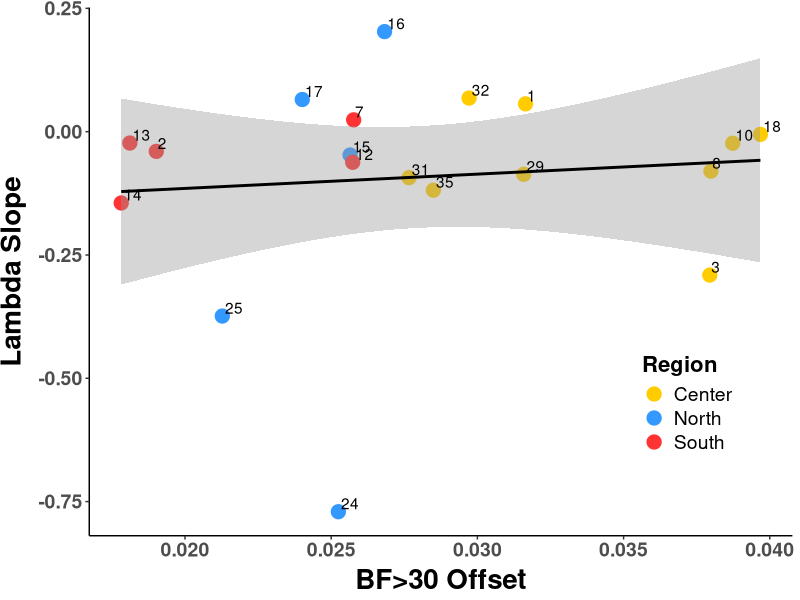
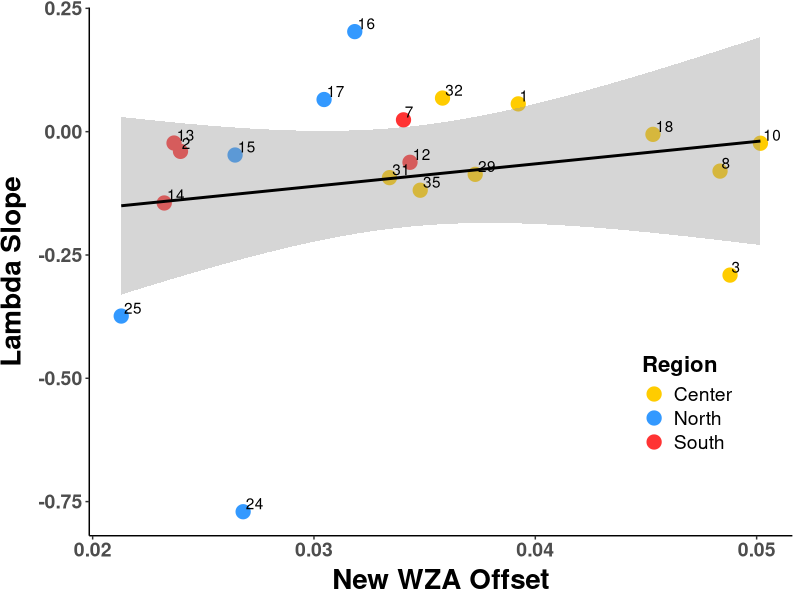
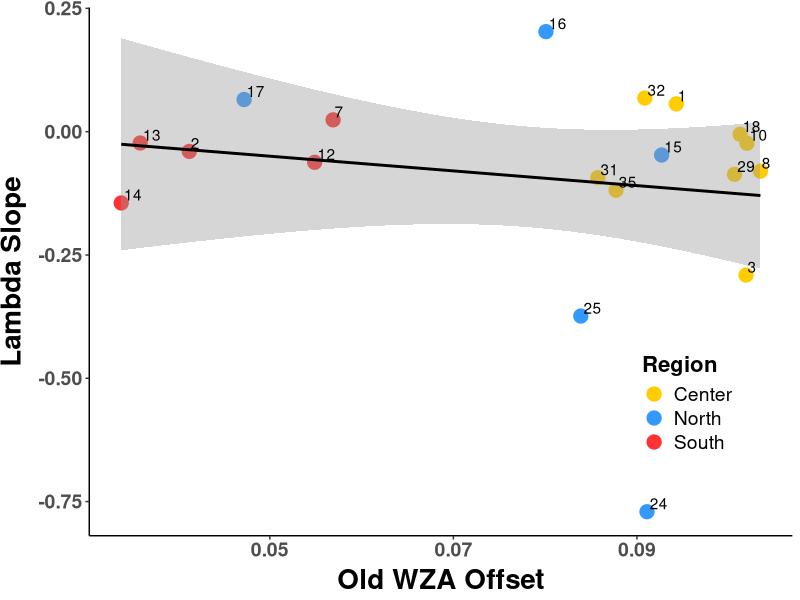
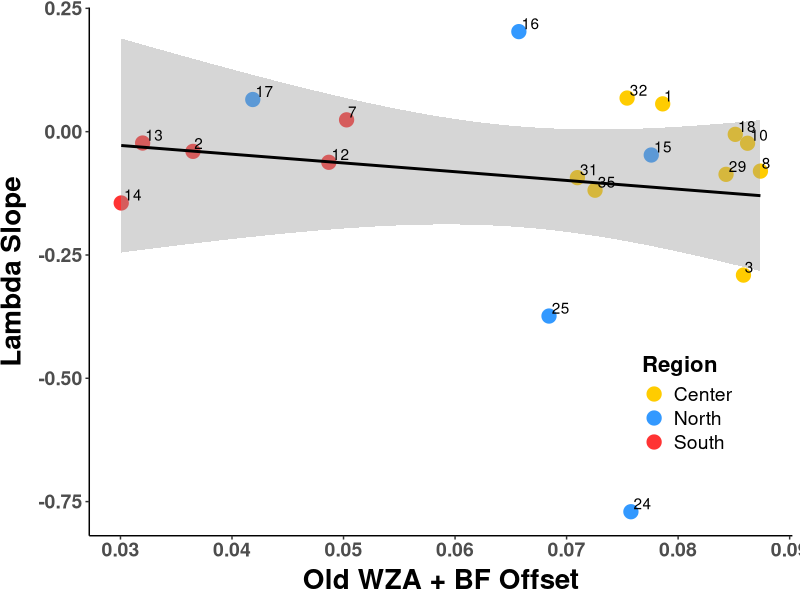
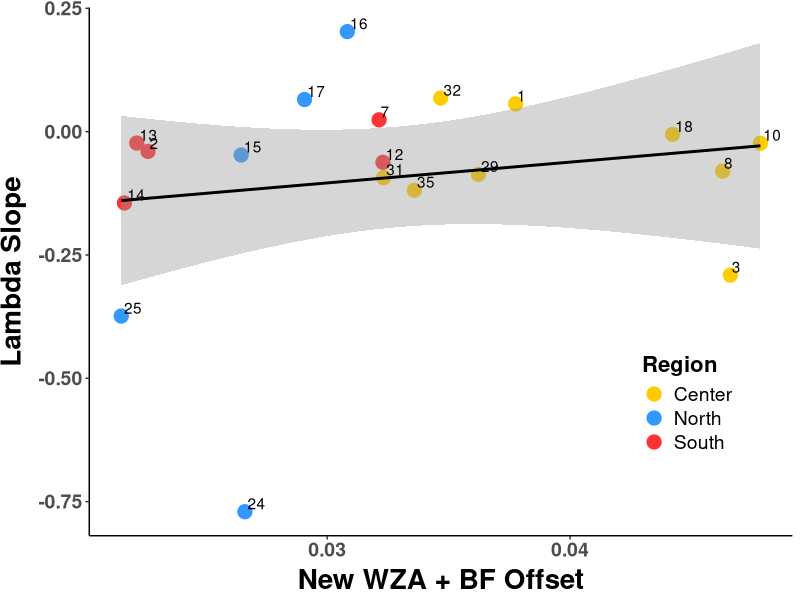
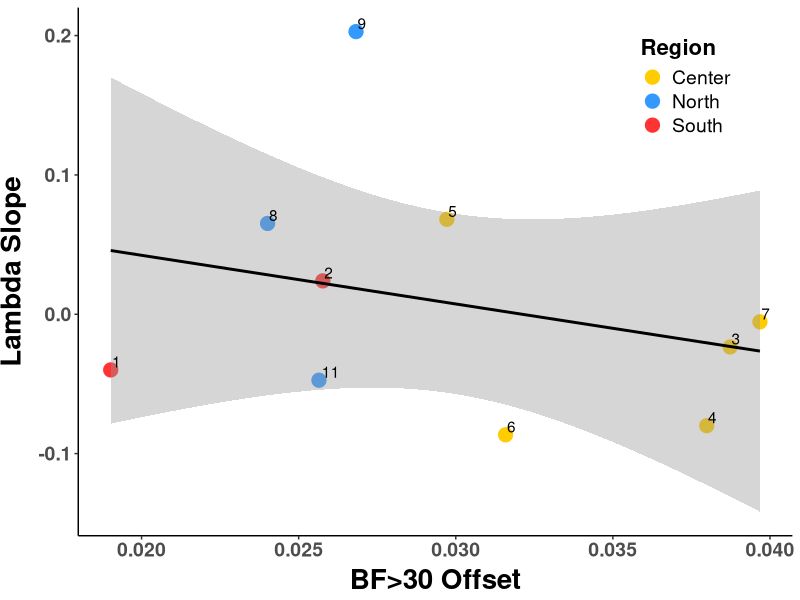
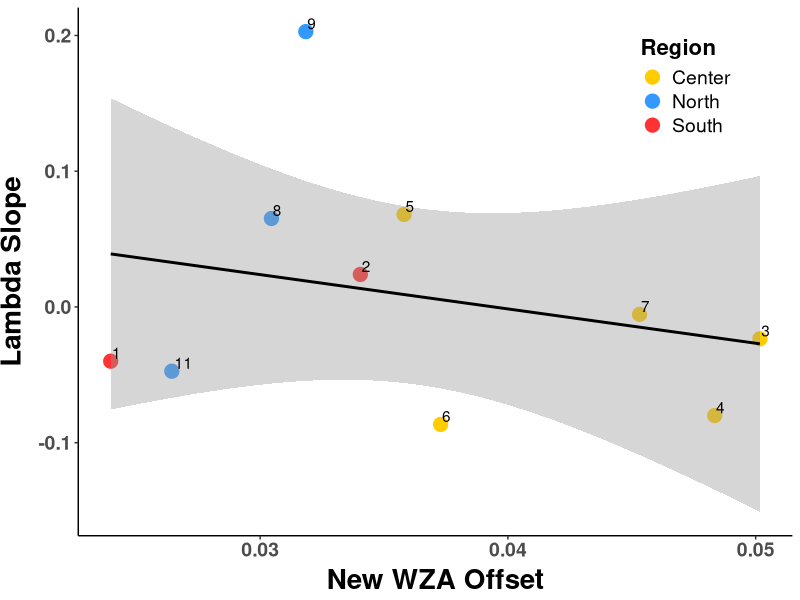
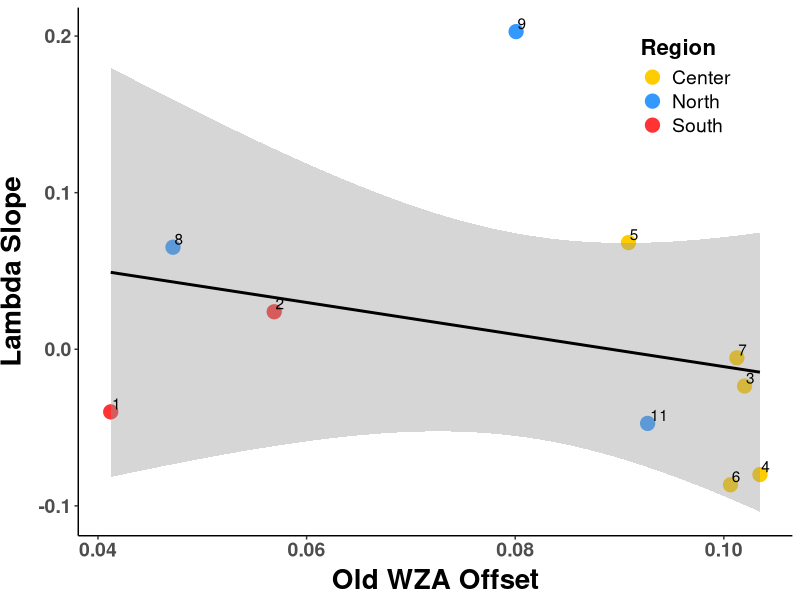

The R script that drew these images, in order:
##################################################################################
## Plot offset against lambda.slope
## Author Daniel Anstett
## 
## 
## Last Modified April 19, 2023
###################################################################################

#Library install and import
library(tidyverse) 
library(car)
library(ggrepel)

#Import data
offset_pop <- read_csv("data/genomic_data/offset_pop_sense.csv")
offset_pop_10 <- offset_pop %>% filter(Paper_ID<13)

#bf30 
#env9 
#oldWZA 
#old_snp_set 
#new_snp_set 


#stats
lm.bf30 <- lm(lambda.slope~offset_bf30,data=offset_pop)
lm.env9  <- lm(lambda.slope~offset_env9 ,data=offset_pop)
lm.oldWZA <- lm(lambda.slope~offset_oldWZA,data=offset_pop)
lm.old_snp_set  <- lm(lambda.slope~offset_old_snp_set,data=offset_pop)
lm.new_snp_set  <- lm(lambda.slope~offset_new_snp_set ,data=offset_pop)

lm.bf30_10 <- lm(lambda.slope~offset_bf30,data=offset_pop_10)
lm.env9_10 <- lm(lambda.slope~offset_env9,data=offset_pop_10)
lm.oldWZA_10 <- lm(lambda.slope~offset_oldWZA,data=offset_pop_10)
lm.old_snp_set_10 <- lm(lambda.slope~offset_old_snp_set,data=offset_pop_10)
lm.new_snp_set_10 <- lm(lambda.slope~offset_new_snp_set,data=offset_pop_10)


Anova(lm.bf30,type="III")
Anova(lm.env9,type="III")
Anova(lm.oldWZA ,type="III")
Anova(lm.old_snp_set ,type="III")
Anova(lm.new_snp_set,type="III")


Anova(lm.bf30_10,type="III")
Anova(lm.env9_10,type="III")
Anova(lm.oldWZA_10,type="III")
Anova(lm.old_snp_set_10,type="III")
Anova(lm.new_snp_set_10,type="III")






###########################################################################################################
#2012-2015 offset plotted against lambda

#BF30
ggplot(offset_pop, aes(x=offset_bf30, y=lambda.slope, label=Demo_ID)) + 
  geom_point(aes(color=Region), size =4.5)+
  geom_smooth(method=lm,color="black")+
#  geom_label_repel(aes(label = ID))+
  geom_text(hjust=-.15, vjust=-.2)+
  scale_y_continuous(name="Lambda Slope")+
  scale_x_continuous(name="BF>30 Offset")+
  scale_color_manual(values= c("North"="#3399FF", "Center"="#FFCC00", "South"="#FF3333"))+
  theme_classic() + theme(
    axis.text.x = element_text(size=14, face="bold"),
    axis.text.y = element_text(size=14,face="bold"),
    axis.title.x = element_text(color="black", size=20, vjust = 0.5, face="bold"),
    axis.title.y = element_text(color="black", size=20,vjust = 2, face="bold",hjust=0.5),
    #legend.position = c(0.85, 0.25),legend.text=element_text(size=14),
    legend.position = c(0.85, 0.25),legend.text=element_text(size=14),
    legend.title=element_text(size=16,face="bold"))
ggsave("Graphs/Sensetivity/1_offset_lambda_bf30.pdf",width=8, height = 6, units = "in")


#env9 - new WZA 
ggplot(offset_pop, aes(x=offset_env9, y=lambda.slope, label=Demo_ID)) + 
  geom_point(aes(color=Region), size =4.5)+
  geom_smooth(method=lm,color="black")+
  #  geom_label_repel(aes(label = ID))+
  geom_text(hjust=-.15, vjust=-.2)+
  scale_y_continuous(name="Lambda Slope")+
  scale_x_continuous(name="New WZA Offset")+
  scale_color_manual(values= c("North"="#3399FF", "Center"="#FFCC00", "South"="#FF3333"))+
  theme_classic() + theme(
    axis.text.x = element_text(size=14, face="bold"),
    axis.text.y = element_text(size=14,face="bold"),
    axis.title.x = element_text(color="black", size=20, vjust = 0.5, face="bold"),
    axis.title.y = element_text(color="black", size=20,vjust = 2, face="bold",hjust=0.5),
    #legend.position = c(0.85, 0.85),legend.text=element_text(size=14),
    legend.position = c(0.85, 0.25),legend.text=element_text(size=14),
    legend.title=element_text(size=16,face="bold"))
ggsave("Graphs/Sensetivity/2_offset_lambda_env9.pdf",width=7, height = 5, units = "in")

#Old WZA
ggplot(offset_pop, aes(x=offset_oldWZA , y=lambda.slope, label=Demo_ID)) + 
  geom_point(aes(color=Region), size =4.5)+
  geom_smooth(method=lm,color="black")+
  #  geom_label_repel(aes(label = ID))+
  geom_text(hjust=-.15, vjust=-.2)+
  scale_y_continuous(name="Lambda Slope")+
  scale_x_continuous(name="Old WZA Offset")+
  scale_color_manual(values= c("North"="#3399FF", "Center"="#FFCC00", "South"="#FF3333"))+
  theme_classic() + theme(
    axis.text.x = element_text(size=14, face="bold"),
    axis.text.y = element_text(size=14,face="bold"),
    axis.title.x = element_text(color="black", size=20, vjust = 0.5, face="bold"),
    axis.title.y = element_text(color="black", size=20,vjust = 2, face="bold",hjust=0.5),
    #legend.position = c(0.85, 0.85),legend.text=element_text(size=14),
    legend.position = c(0.85, 0.25),legend.text=element_text(size=14),
    legend.title=element_text(size=16,face="bold"))
ggsave("Graphs/Sensetivity/3_offset_lambda_oldWZA.pdf",width=7, height = 5, units = "in")

#Old snp set
ggplot(offset_pop, aes(x=offset_old_snp_set  , y=lambda.slope, label=Demo_ID)) + 
  geom_point(aes(color=Region), size =4.5)+
  geom_smooth(method=lm,color="black")+
  #  geom_label_repel(aes(label = ID))+
  geom_text(hjust=-.15, vjust=-.2)+
  scale_y_continuous(name="Lambda Slope")+
  scale_x_continuous(name="Old WZA + BF Offset")+
  scale_color_manual(values= c("North"="#3399FF", "Center"="#FFCC00", "South"="#FF3333"))+
  theme_classic() + theme(
    axis.text.x = element_text(size=14, face="bold"),
    axis.text.y = element_text(size=14,face="bold"),
    axis.title.x = element_text(color="black", size=20, vjust = 0.5, face="bold"),
    axis.title.y = element_text(color="black", size=20,vjust = 2, face="bold",hjust=0.5),
    #legend.position = c(0.85, 0.85),legend.text=element_text(size=14),
    legend.position = c(0.85, 0.25),legend.text=element_text(size=14),
    legend.title=element_text(size=16,face="bold"))
ggsave("Graphs/Sensetivity/4_offset_lambda_old_snp_set.pdf",width=7, height = 5, units = "in")


#New WZA
ggplot(offset_pop, aes(x=offset_new_snp_set  , y=lambda.slope, label=Demo_ID)) + 
  geom_point(aes(color=Region), size =4.5)+
  geom_smooth(method=lm,color="black")+
  #  geom_label_repel(aes(label = ID))+
  geom_text(hjust=-.15, vjust=-.2)+
  scale_y_continuous(name="Lambda Slope")+
  scale_x_continuous(name="New WZA + BF Offset")+
  scale_color_manual(values= c("North"="#3399FF", "Center"="#FFCC00", "South"="#FF3333"))+
  theme_classic() + theme(
    axis.text.x = element_text(size=14, face="bold"),
    axis.text.y = element_text(size=14,face="bold"),
    axis.title.x = element_text(color="black", size=20, vjust = 0.5, face="bold"),
    axis.title.y = element_text(color="black", size=20,vjust = 2, face="bold",hjust=0.5),
    #legend.position = c(0.85, 0.85),legend.text=element_text(size=14),
    legend.position = c(0.85, 0.25),legend.text=element_text(size=14),
    legend.title=element_text(size=16,face="bold"))
ggsave("Graphs/Sensetivity/5_offset_lambda_new_snp_set.pdf",width=7, height = 5, units = "in")



##################################################################################################################
#Offset pop with 10 initial populations

#BF30
ggplot(offset_pop_10, aes(x=offset_bf30, y=lambda.slope, label=Paper_ID)) + 
  geom_point(aes(color=Region), size =4.5)+
  geom_smooth(method=lm,color="black")+
  #  geom_label_repel(aes(label = ID))+
  geom_text(hjust=-.15, vjust=-.2)+
  scale_y_continuous(name="Lambda Slope")+
  scale_x_continuous(name="BF>30 Offset")+
  scale_color_manual(values= c("North"="#3399FF", "Center"="#FFCC00", "South"="#FF3333"))+
  theme_classic() + theme(
    axis.text.x = element_text(size=14, face="bold"),
    axis.text.y = element_text(size=14,face="bold"),
    axis.title.x = element_text(color="black", size=20, vjust = 0.5, face="bold"),
    axis.title.y = element_text(color="black", size=20,vjust = 2, face="bold",hjust=0.5),
    #legend.position = c(0.85, 0.25),legend.text=element_text(size=14),
    legend.position = c(0.85, 0.85),legend.text=element_text(size=14),
    legend.title=element_text(size=16,face="bold"))
ggsave("Graphs/Sensetivity/1_offset_lambda_bf30_only10.pdf",width=8, height = 6, units = "in")


#env9 - new WZA 
ggplot(offset_pop_10, aes(x=offset_env9, y=lambda.slope, label=Paper_ID)) + 
  geom_point(aes(color=Region), size =4.5)+
  geom_smooth(method=lm,color="black")+
  #  geom_label_repel(aes(label = ID))+
  geom_text(hjust=-.15, vjust=-.2)+
  scale_y_continuous(name="Lambda Slope")+
  scale_x_continuous(name="New WZA Offset")+
  scale_color_manual(values= c("North"="#3399FF", "Center"="#FFCC00", "South"="#FF3333"))+
  theme_classic() + theme(
    axis.text.x = element_text(size=14, face="bold"),
    axis.text.y = element_text(size=14,face="bold"),
    axis.title.x = element_text(color="black", size=20, vjust = 0.5, face="bold"),
    axis.title.y = element_text(color="black", size=20,vjust = 2, face="bold",hjust=0.5),
    #legend.position = c(0.85, 0.85),legend.text=element_text(size=14),
    legend.position = c(0.85, 0.85),legend.text=element_text(size=14),
    legend.title=element_text(size=16,face="bold"))
ggsave("Graphs/Sensetivity/2_offset_lambda_env9_only10.pdf",width=7, height = 5, units = "in")

#Old WZA
ggplot(offset_pop_10, aes(x=offset_oldWZA , y=lambda.slope, label=Paper_ID)) + 
  geom_point(aes(color=Region), size =4.5)+
  geom_smooth(method=lm,color="black")+
  #  geom_label_repel(aes(label = ID))+
  geom_text(hjust=-.15, vjust=-.2)+
  scale_y_continuous(name="Lambda Slope")+
  scale_x_continuous(name="Old WZA Offset")+
  scale_color_manual(values= c("North"="#3399FF", "Center"="#FFCC00", "South"="#FF3333"))+
  theme_classic() + theme(
    axis.text.x = element_text(size=14, face="bold"),
    axis.text.y = element_text(size=14,face="bold"),
    axis.title.x = element_text(color="black", size=20, vjust = 0.5, face="bold"),
    axis.title.y = element_text(color="black", size=20,vjust = 2, face="bold",hjust=0.5),
    #legend.position = c(0.85, 0.85),legend.text=element_text(size=14),
    legend.position = c(0.85, 0.85),legend.text=element_text(size=14),
    legend.title=element_text(size=16,face="bold"))
ggsave("Graphs/Sensetivity/3_offset_lambda_oldWZA_only10.pdf",width=7, height = 5, units = "in")

#Old snp set
ggplot(offset_pop_10, aes(x=offset_old_snp_set  , y=lambda.slope, label=Paper_ID)) + 
  geom_point(aes(color=Region), size =4.5)+
  geom_smooth(method=lm,color="black")+
  #  geom_label_repel(aes(label = ID))+
  geom_text(hjust=-.15, vjust=-.2)+
  scale_y_continuous(name="Lambda Slope")+
  scale_x_continuous(name="Old WZA + BF Offset")+
  scale_color_manual(values= c("North"="#3399FF", "Center"="#FFCC00", "South"="#FF3333"))+
  theme_classic() + theme(
    axis.text.x = element_text(size=14, face="bold"),
    axis.text.y = element_text(size=14,face="bold"),
    axis.title.x = element_text(color="black", size=20, vjust = 0.5, face="bold"),
    axis.title.y = element_text(color="black", size=20,vjust = 2, face="bold",hjust=0.5),
    #legend.position = c(0.85, 0.85),legend.text=element_text(size=14),
    legend.position = c(0.85, 0.85),legend.text=element_text(size=14),
    legend.title=element_text(size=16,face="bold"))
ggsave("Graphs/Sensetivity/4_offset_lambda_old_snp_set_only10.pdf",width=7, height = 5, units = "in")


#New WZA
ggplot(offset_pop_10, aes(x=offset_new_snp_set  , y=lambda.slope, label=Paper_ID)) + 
  geom_point(aes(color=Region), size =4.5)+
  geom_smooth(method=lm,color="black")+
  #  geom_label_repel(aes(label = ID))+
  geom_text(hjust=-.15, vjust=-.2)+
  scale_y_continuous(name="Lambda Slope")+
  scale_x_continuous(name="New WZA + BF Offset")+
  scale_color_manual(values= c("North"="#3399FF", "Center"="#FFCC00", "South"="#FF3333"))+
  theme_classic() + theme(
    axis.text.x = element_text(size=14, face="bold"),
    axis.text.y = element_text(size=14,face="bold"),
    axis.title.x = element_text(color="black", size=20, vjust = 0.5, face="bold"),
    axis.title.y = element_text(color="black", size=20,vjust = 2, face="bold",hjust=0.5),
    #legend.position = c(0.85, 0.85),legend.text=element_text(size=14),
    legend.position = c(0.85, 0.85),legend.text=element_text(size=14),
    legend.title=element_text(size=16,face="bold"))
ggsave("Graphs/Sensetivity/5_offset_lambda_new_snp_set_only10.pdf",width=7, height = 5, units = "in")








#2012-2015 offset plotted against lambda only 10
ggplot(offset_pop_10, aes(x=offset_bf30, y=lambda.slope, label=Paper_ID)) + 
  geom_point(aes(color=Region), size =4.5)+
  geom_smooth(method=lm,color="black")+
  #  geom_label_repel(aes(label = ID))+
  geom_text(hjust=-.15, vjust=-.2)+
  scale_y_continuous(name="Lambda Slope")+
  scale_x_continuous(name="2012-2015 Genetic Offset")+
  scale_color_manual(values= c("North"="#3399FF", "Center"="#FFCC00", "South"="#FF3333"))+
  theme_classic() + theme(
    axis.text.x = element_text(size=14, face="bold"),
    axis.text.y = element_text(size=14,face="bold"),
    axis.title.x = element_text(color="black", size=20, vjust = 0.5, face="bold"),
    axis.title.y = element_text(color="black", size=20,vjust = 2, face="bold",hjust=0.5),
    #legend.position = c(0.85, 0.25),legend.text=element_text(size=14),
    legend.position = c(0.85, 0.85),legend.text=element_text(size=14),
    legend.title=element_text(size=16,face="bold"))
#ggsave("Graphs/Sensetivity/1_offset_lambda_bf30_only10.pdf",width=8, height = 6, units = "in")



#SSP 245 offset plotted against lambda
ggplot(offset_pop_10, aes(x=offset_env9, y=lambda.slope, label=Paper_ID)) + 
  geom_point(aes(color=Region), size =4.5)+
  geom_smooth(method=lm,color="black")+
  #  geom_label_repel(aes(label = ID))+
  geom_text(hjust=-.15, vjust=-.2)+
  scale_y_continuous(name="Lambda Slope")+
  scale_x_continuous(name="2040-2070 env9 Genetic Offset")+
  scale_color_manual(values= c("North"="#3399FF", "Center"="#FFCC00", "South"="#FF3333"))+
  theme_classic() + theme(
    axis.text.x = element_text(size=14, face="bold"),
    axis.text.y = element_text(size=14,face="bold"),
    axis.title.x = element_text(color="black", size=20, vjust = 0.5, face="bold"),
    axis.title.y = element_text(color="black", size=20,vjust = 2, face="bold",hjust=0.5),
    legend.position = c(0.85, 0.85),legend.text=element_text(size=14),
    #legend.position = c(0.85, 0.25),legend.text=element_text(size=14),
    legend.title=element_text(size=16,face="bold"))
#ggsave("Graphs/Sensetivity/2_offset_lambda_45_only10.pdf",width=7, height = 5, units = "in")

#SSP 585 offset plotted against lambda
ggplot(offset_pop_10, aes(x=offset_oldWZA, y=lambda.slope, label=Paper_ID)) + 
  geom_point(aes(color=Region), size =4.5)+
  geom_smooth(method=lm,color="black")+
  #  geom_label_repel(aes(label = ID))+
  geom_text(hjust=-.15, vjust=-.2)+
  scale_y_continuous(name="Lambda Slope")+
  scale_x_continuous(name="2040-2070 oldWZA Genetic Offset")+
  scale_color_manual(values= c("North"="#3399FF", "Center"="#FFCC00", "South"="#FF3333"))+
  theme_classic() + theme(
    axis.text.x = element_text(size=14, face="bold"),
    axis.text.y = element_text(size=14,face="bold"),
    axis.title.x = element_text(color="black", size=20, vjust = 0.5, face="bold"),
    axis.title.y = element_text(color="black", size=20,vjust = 2, face="bold",hjust=0.5),
    legend.position = c(0.85, 0.85),legend.text=element_text(size=14),
    #legend.position = c(0.85, 0.25),legend.text=element_text(size=14),
    legend.title=element_text(size=16,face="bold"))
#ggsave("Graphs/Sensetivity/3_offset_lambda_85_only10.pdf",width=7, height = 5, units = "in")

